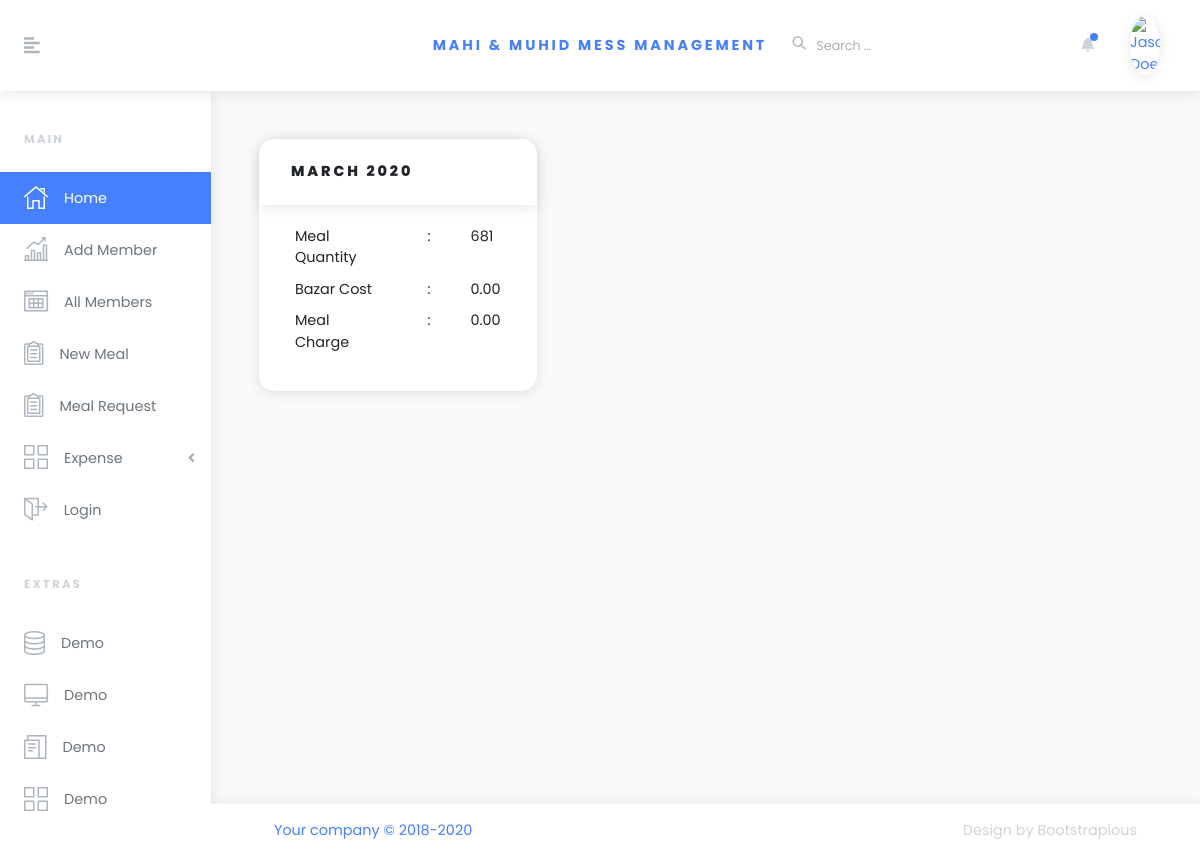
Screenshot of /index.php (signed in) with the database file from the repository.
### tables this page shows
CREATE TABLE `meals` (
  `id` int(11) NOT NULL,
  `user_id` int(10) UNSIGNED NOT NULL,
  `meal_quantity` int(11) NOT NULL,
  `is_approved` tinyint(1) NOT NULL DEFAULT '0' COMMENT '0 (not approved), 1 (approved), 2 (reject)',
  `meal_date` date DEFAULT NULL
);

### index.php (the view, shortened to what this page needs)
      <?php
      include_once('inc/header.php');
      include_once('inc/connection.php');
      ?>
      <?php
        $query = "SELECT m.*, SUM(m.meal_quantity) AS qty,
            (SELECT name FROM users WHERE id = m.user_id) AS user_name,
            (SELECT SUM(`cost`) FROM bazar_cost
            WHERE DATE_FORMAT(date, '%m') = DATE_FORMAT(m.meal_date, '%m')
            AND
            DATE_FORMAT(date, '%Y') = YEAR(CURDATE())
            GROUP BY DATE_FORMAT(date, '%m')) AS total_cost
            FROM meals AS m
            WHERE is_approved = 1 AND DATE_FORMAT(m.meal_date, '%Y') = YEAR(CURDATE())
            GROUP BY DATE_FORMAT(m.meal_date, '%m')
        ";
        $result = mysqli_query($conn, $query);
      ?>
<div class="container-fluid px-xl-5">
  <section class="py-5">
	 <div class="row">
          <?php
            while ($row = $result->fetch_assoc()) {
          ?>
          <div class="col-lg-4 mb-4">
              <div class="card">
                <div class="card-header">
                  <h6 class="text-uppercase mb-0"><?= date('F Y', strtotime($row['meal_date'])) ?></h6>
                </div>
                <div class="card-body">
                <table class="table table-borderless">
                  <tr>
                    <td>Meal Quantity</td>
                    <td>:</td>
                    <td><?= $row['qty'] ?></td>
                  </tr>
                  <tr>
                    <td>Bazar Cost</td>
                    <td>:</td>
                    <td><?= number_format($row['total_cost'], 2) ?></td>
                  </tr>
                  <tr>
                    <td>Meal Charge</td>
                    <td>:</td>
                    <td><?= number_format($row['total_cost'] / $row['qty'], 2) ?></td>
                  </tr>
                </table>
                </div>
            </div>
        </div>
        <?php } ?>
	  </div>
  </section>
</div>
      <?php include_once('inc/footer.php'); ?>

### index.php (style rules this page uses)
.card-body { padding: 1rem; }
.table td, .table th { padding: 5px 20px; }

### rows the page displays
meals: meal_date "MARCH 2020", qty "681", total_cost "0.00", qty "0.00"
